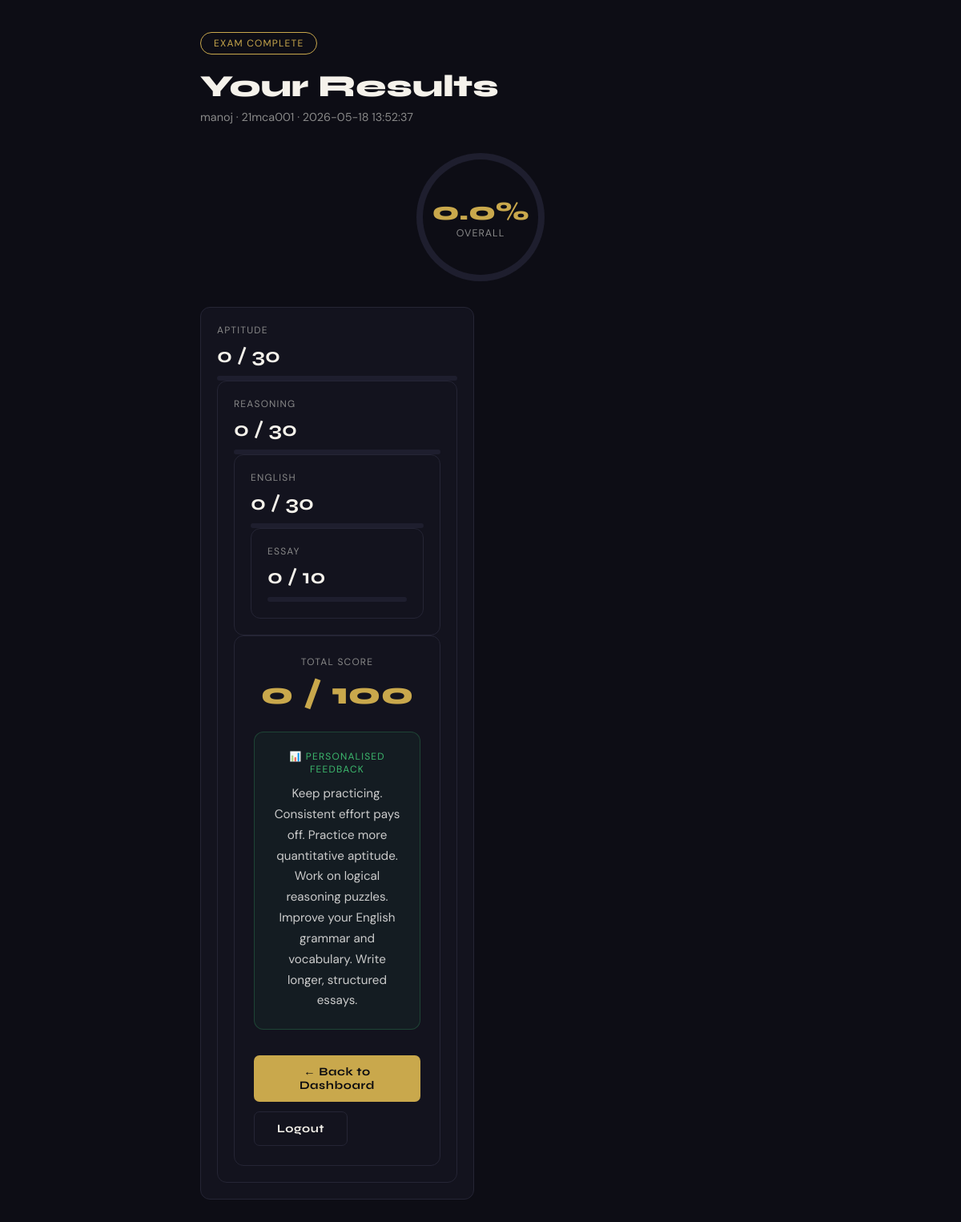
Page /result (signed in) on the committed database.
### tables this page shows
CREATE TABLE students (
            id          INTEGER PRIMARY KEY AUTOINCREMENT,
            name        TEXT NOT NULL,
            roll_number TEXT NOT NULL UNIQUE,
            password    TEXT NOT NULL,
            email       TEXT DEFAULT '',
            created_at  TEXT DEFAULT (datetime('now','localtime'))
        );

CREATE TABLE results (
            id              INTEGER PRIMARY KEY AUTOINCREMENT,
            student_id      INTEGER NOT NULL,
            aptitude_score  INTEGER DEFAULT 0,
            reasoning_score INTEGER DEFAULT 0,
            english_score   INTEGER DEFAULT 0,
            essay_score     INTEGER DEFAULT 0,
            total_score     INTEGER DEFAULT 0,
            percentage      REAL    DEFAULT 0.0,
            essay_text      TEXT    DEFAULT '',
            feedback        TEXT    DEFAULT '',
            submitted_at    TEXT    DEFAULT (datetime('now','localtime')),
            FOREIGN KEY (student_id) REFERENCES students(id)
        );

### app.py (the view)
@app.route('/result')
@login_required
def result():
    data = None
    try:
        db  = get_db(); cur = db.cursor()
        cur.execute("""
            SELECT r.*, s.name, s.roll_number FROM results r
            JOIN students s ON r.student_id = s.id
            WHERE r.student_id=? ORDER BY r.submitted_at DESC LIMIT 1
        """, (session['student_id'],))
        row = cur.fetchone()
        data = dict(row) if row else None
        db.close()
    except Exception:
        pass
    if not data:
        data = session.get('last_result', {})
    return render_template('result.html', data=data)

### app.py (called while the page is built)
def get_db():
    conn = sqlite3.connect(DB_PATH)
    conn.row_factory = sqlite3.Row          # access columns by name
    conn.execute("PRAGMA foreign_keys = ON")
    return conn

def login_required(f):
    @wraps(f)
    def decorated(*args, **kwargs):
        if 'student_id' not in session:
            return redirect(url_for('login'))
        return f(*args, **kwargs)
    return decorated

### templates/result.html (shortened to what this page needs)
<!DOCTYPE html>
<html lang="en">
<head>
</head>
<body>
<div class="container">
  <div class="badge">Exam Complete</div>
  <h1>Your Results</h1>
  <p class="student-info">{{ data.name }} · {{ data.roll_number }} · {{ data.submitted_at.strftime('%d %b %Y, %I:%M %p') if data.submitted_at and not data.submitted_at is string else data.submitted_at or '' }}</p>
  <div class="score-circle">
    <div class="circle-wrap" style="--pct:{{ data.percentage }}">
      <div class="circle-inner">
        <span class="pct-val">{{ data.percentage }}%</span>
        <span class="pct-lbl">Overall</span>
      </div>
    </div>
  </div>
  <div class="sections">
    <div class="sec-card">
      <div class="sec-label">Aptitude</div>
      <div class="sec-score">{{ data.aptitude_score }} / 30</div>
      <div class="bar-bg">   <div class="bar-fill" style="width:{{ (data.aptitude_score / 30) * 100 }}%"></div>
    </div>
    <div class="sec-card">
      <div class="sec-label">Reasoning</div>
      <div class="sec-score">{{ data.reasoning_score }} / 30</div>
      <div class="bar-bg"><div class="bar-fill" style="width:{{ (data.reasoning_score / 30) * 100 }}%"></div>
    </div>
    <div class="sec-card">
      <div class="sec-label">English</div>
      <div class="sec-score">{{ data.english_score }} / 30</div>
      <div class="bar-bg"><div class="bar-fill" style="width:{{ (data.english_score / 30) * 100 }}%"></div>
    </div>
    <div class="sec-card">
      <div class="sec-label">Essay</div>
      <div class="sec-score">{{ data.essay_score }} / 10</div>
      <div class="bar-bg"><div class="bar-fill" style="width:{{ data.essay_score * 10 }}%"></div></div>
    </div>
  </div>
  <div class="sec-card" style="text-align:center;padding:24px;">
    <div class="sec-label">Total Score</div>
    <div style="font-family:'Syne',sans-serif;font-size:2.4rem;font-weight:800;color:var(--gold);">
  {{ data.total_score }} / 100
</div>
  <div class="feedback-box">
    <div class="feedback-label">📊 Personalised Feedback</div>
    <div class="feedback-text">{{ data.feedback }}</div>
  </div>
  <div class="actions">
    <a href="/dashboard" class="btn btn-gold">← Back to Dashboard</a>
    <a href="/logout" class="btn btn-outline">Logout</a>
  </div>
</div>
</body>
</html>

### templates/result.html (style rules this page uses)
:root { --ink:#0a0a0f;--cream:#f5f2eb;--gold:#c9a84c;--green:#3dba6e;--err:#e84545;--card:#13131e;--border:#252535; }
* { margin:0;padding:0;box-sizing:border-box; }
body { font-family:'DM Sans',sans-serif;background:#0d0d15;color:var(--cream);min-height:100vh;padding:40px 20px; }
.container { max-width:700px;margin:0 auto; }
.badge { display:inline-block;border:1px solid var(--gold);color:var(--gold);padding:5px 16px;border-radius:20px;font-size:.75rem;letter-spacing:.1em;text-transform:uppercase;margin-bottom:16px; }
h1 { font-family:'Syne',sans-serif;font-size:2.4rem;font-weight:800;margin-bottom:6px; }
.student-info { color:#888;font-size:.9rem;margin-bottom:36px; }
.score-circle { text-align:center;margin:32px 0; }
.circle-wrap { display:inline-flex;align-items:center;justify-content:center;width:160px;height:160px;border-radius:50%;background:conic-gradient(var(--gold) calc(var(--pct)*3.6deg), #1e1e2e 0deg);padding:8px; }
.circle-inner { background:#0d0d15;width:100%;height:100%;border-radius:50%;display:flex;flex-direction:column;align-items:center;justify-content:center; }
.pct-val { font-family:'Syne',sans-serif;font-size:2rem;font-weight:800;color:var(--gold); }
.pct-lbl { font-size:.78rem;color:#888;letter-spacing:.08em;text-transform:uppercase; }
.sections { display:grid;grid-template-columns:1fr 1fr;gap:16px;margin:32px 0; }
.sec-card { background:var(--card);border:1px solid var(--border);border-radius:12px;padding:20px; }
.sec-label { font-size:.75rem;color:#888;letter-spacing:.1em;text-transform:uppercase;margin-bottom:8px; }
.sec-score { font-family:'Syne',sans-serif;font-size:1.6rem;font-weight:700;margin-bottom:10px; }
.bar-bg { background:#1e1e2e;border-radius:4px;height:6px;overflow:hidden; }
.feedback-box { background:rgba(61,186,110,.06);border:1px solid rgba(61,186,110,.25);border-radius:12px;padding:22px;margin:24px 0; }
.feedback-label { font-size:.75rem;color:var(--green);letter-spacing:.1em;text-transform:uppercase;margin-bottom:10px; }
.feedback-text { font-size:.95rem;line-height:1.7;color:#ccc; }
.actions { display:flex;gap:12px;flex-wrap:wrap;margin-top:32px; }
.btn { padding:12px 28px;border-radius:7px;font-family:'Syne',sans-serif;font-weight:700;font-size:.9rem;letter-spacing:.04em;text-decoration:none;border:none;cursor:pointer;transition:.2s; }
.btn-gold { background:var(--gold);color:var(--ink); }
.btn-outline { background:transparent;border:1px solid var(--border);color:var(--cream); }

### rows in the picture
students: name "manoj", roll_number "21mca001"
results: submitted_at "2026-05-18 13:52:37", percentage "0.0", aptitude_score "0", reasoning_score "0", english_score "0", essay_score "0", total_score "0", feedback "Keep practicing. Consistent effort pays off. Practice more quantitative aptitude. Work on logical reasoning puzzles. Improve your English grammar and vocabulary. Write longer, structured essays."
